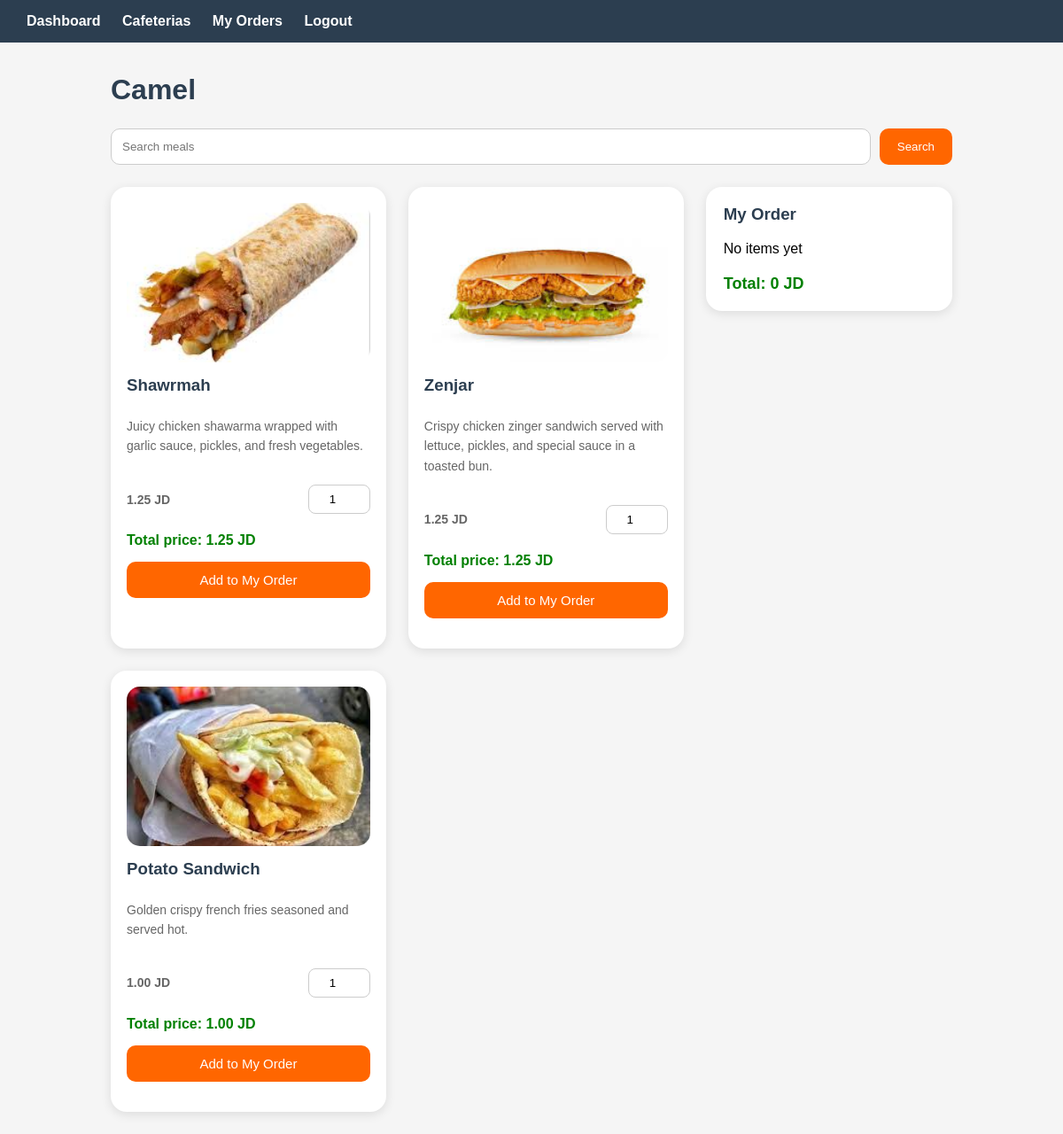
The page /orders/view_meals.php?cid=67 on the database its author committed.
### tables this page shows
CREATE TABLE `cafeterias` (
  `id` int(11) NOT NULL,
  `name` varchar(100) DEFAULT NULL,
  `image` varchar(255) DEFAULT NULL
);

CREATE TABLE `meals` (
  `id` int(11) NOT NULL,
  `cafeteria_id` int(11) NOT NULL,
  `name` varchar(100) NOT NULL,
  `description` text DEFAULT NULL,
  `price` decimal(6,2) NOT NULL,
  `image` varchar(255) DEFAULT NULL,
  `category` varchar(50) DEFAULT NULL,
  `available` tinyint(1) DEFAULT 1,
  `created_at` timestamp NOT NULL DEFAULT current_timestamp()
);

### orders/view_meals.php (the view, shortened to what this page needs)
<?php
include "../database/db_connection.php";
$cafeteria_id = $_GET['cid'];
$cafeteria_query = mysqli_query($conn,
    "SELECT name FROM cafeterias WHERE id = $cafeteria_id"
);
$cafeteria_name = mysqli_fetch_assoc($cafeteria_query);
if(isset($_GET['search'])){
    $search = $_GET['search'];
    $query = "
    SELECT *
    FROM meals
    WHERE cafeteria_id = $cafeteria_id
    AND (
        name LIKE '%$search%'
        OR description LIKE '%$search%'
    )
    ";
}else{
    $query = "
    SELECT *
    FROM meals
    WHERE cafeteria_id = $cafeteria_id
    ";
}
$result = mysqli_query($conn, $query);
?>
<html>
    <head>
      <link rel="stylesheet" href="../assets/css/orderstyle.css">
    </head>
 <body>
<div class="navbar">
   <a href="../<?php echo $_SESSION['role']; ?>/dashboard.php">
        Dashboard
    </a>
    <a href="view_cafeterias.php">
        Cafeterias
    </a>
    <a href="view.php">
        My Orders
    </a>
    <a href="../auth/logout.php">
        Logout
    </a>
</div>
<div class="container">
<h1>
    <?php echo $cafeteria_name['name']; ?>
</h1>
<form method="GET" class="search-form">
    <input type="text"
           name="search"
           placeholder="Search meals">
    <button type="submit">
        Search
    </button>
</form>
<div class="page-container">
<div class="meals-container">
<?php while($row = mysqli_fetch_assoc($result)){ ?>
<div class="meal-item">
   <img class="meal-image"
     src="<?= $row['image'] ?>">
    <h3>
        <?= $row['name'] ?>
    </h3>
    <p>
        <?= $row['description'] ?>
    </p>
    <div class="price-qty">
        <p class="price"
           data-price="<?= $row['price'] ?>">
           <?= $row['price'] ?> JD
        </p>
        <input type="number"
               value="1"
               min="1"
               class="qty">
    </div>
    <span class="total">
        Total price:
        <?= $row['price'] ?> JD
    </span>
    <form class="order-form"
      method="POST"
      action="../orders/create_order.php">
        <button type="submit"
                class="order-btn"
                data-name="<?= $row['name'] ?>"
                data-price="<?= $row['price'] ?>">
            Add to My Order
        </button>
    </form>
</div>
<?php } ?>
</div>
<div class="order-section">
    <h3>
        My Order
    </h3>
    <div class="order-items"
         id="order-items">
        <p>No items yet</p>
    </div>
    <div class="order-total"
         id="total-price">
        Total: 0 JD
    </div>
</div>
</div>
</div>
</body>
</html>

### assets/css/orderstyle.css (style rules this page uses)
body { font-family:Arial, sans-serif; background:#f5f5f5; margin:0; }
* { box-sizing:border-box; }
.navbar { background:#2c3e50; padding:15px 30px; }
.navbar a { color:white; text-decoration:none; margin-right:20px; font-weight:bold; }
.container { max-width:1000px; margin:auto; padding:25px; }
h1 { margin-bottom:25px; color:#2c3e50; margin-top:10px; }
.page-container { display:flex; gap:25px; align-items:flex-start; }
.meals-container { width:70%; display:grid; grid-template-columns: repeat(auto-fill,minmax(260px,1fr)); gap:25px; }
.meal-item { background:white; border-radius:18px; padding:18px; box-shadow:0 3px 12px rgba(0,0,0,0.1); transition:0.3s; display:flex; flex-direction:column; }
.meal-image { width:100%; height:180px; object-fit:cover; border-radius:15px; }
.meal-item h3 { margin:15px 0 10px; color:#2c3e50; }
.meal-item p { color:#666; font-size:14px; line-height:1.6; }
.price-qty { display:flex; justify-content:space-between; align-items:center; margin-top:10px; }
.price { color:green; font-weight:bold; font-size:18px; }
.qty { width:70px; padding:8px; border:1px solid #ccc; border-radius:8px; text-align:center; }
.total { margin-top:12px; font-weight:bold; color:green; }
.order-btn { width:100%; margin-top:15px; background:#ff6600; color:white; border:none; padding:12px; border-radius:10px; cursor:pointer; font-size:15px; transition:0.3s; }
.order-section { width:30%; background:white; padding:20px; border-radius:18px; box-shadow:0 3px 12px rgba(0,0,0,0.1); position:sticky; top:20px; }
.order-section h3 { margin-top:0; color:#2c3e50; }
.order-total { margin-top:20px; font-weight:bold; font-size:18px; color:green; }
.search-form { display:flex; gap:10px; margin-bottom:25px; }
.search-form input { flex:1; padding:12px; border:1px solid #ccc; border-radius:10px; }
.search-form button { background:#ff6600; color:white; border:none; padding:12px 20px; border-radius:10px; cursor:pointer; transition:0.3s; }

### rows shown on the page
cafeterias: name "Camel"
meals: image (picture), name "Shawrmah", description "Juicy chicken shawarma wrapped with garlic sauce, pickles, and fresh vegetables.", price "1.25"
meals: image (picture), name "Zenjar", description "Crispy chicken zinger sandwich served with lettuce, pickles, and special sauce in a toasted bun.", price "1.25"
meals: image (picture), name "Potato Sandwich", description "Golden crispy french fries seasoned and served hot.", price "1.00"
